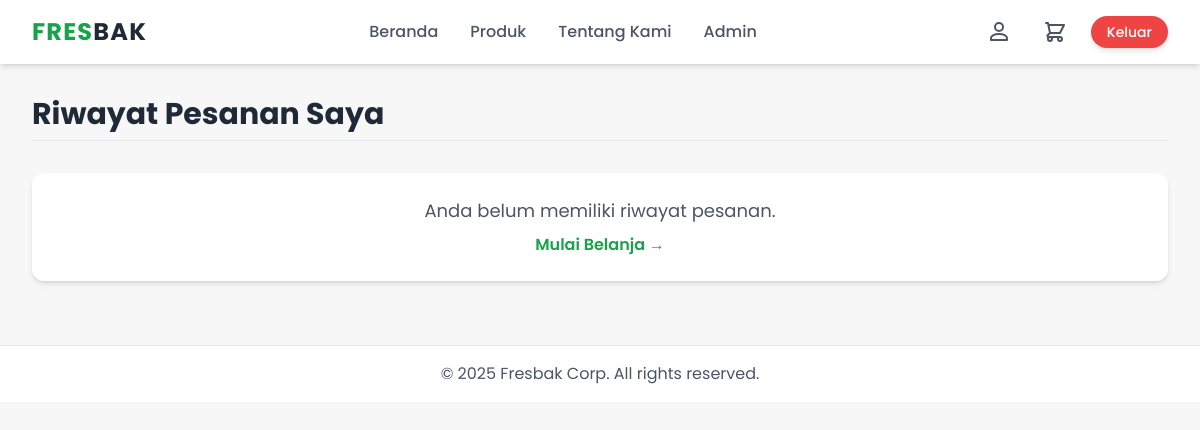
Before: /my_orders.php (signed in) with the older database file.
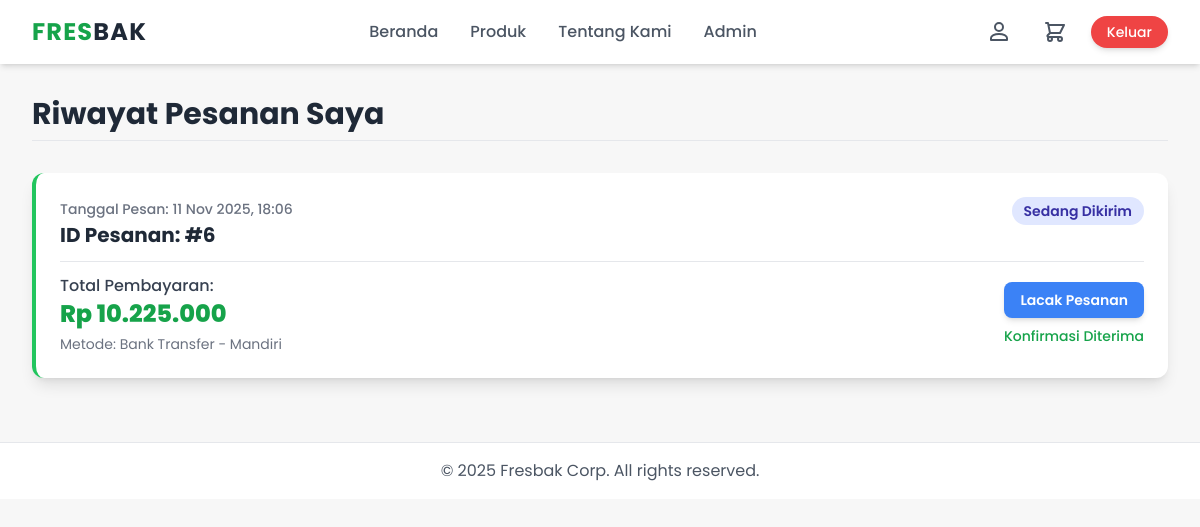
After: the same page with the newer database file.
### tables this page shows
CREATE TABLE `orders` (
  `id` int NOT NULL,
  `user_id` int NOT NULL,
  `customer_name` varchar(100) NOT NULL,
  `customer_address` text NOT NULL,
  `customer_contact` varchar(20) NOT NULL,
  `total_price` decimal(10,2) NOT NULL,
  `payment_method` varchar(50) NOT NULL,
  `payment_proof` varchar(255) DEFAULT NULL,
  `status` enum('pending','diproses','dikirim','selesai','dibatalkan') NOT NULL DEFAULT 'pending',
  `order_date` timestamp NULL DEFAULT CURRENT_TIMESTAMP
);

### my_orders.php (the view, shortened to what this page needs)
<?php
include 'config.php';
$user_id = $_SESSION['user_id'];
try {
    $stmt = $db->prepare("SELECT * FROM orders WHERE user_id = ? ORDER BY order_date DESC");
    $stmt->execute([$user_id]);
    $orders = $stmt->fetchAll(PDO::FETCH_ASSOC);
} catch (PDOException $e) {
    die("Database Error: " . $e->getMessage());
}
include 'header.php';
?>
<h1 class="text-3xl font-bold text-gray-800 mb-8 border-b pb-2">Riwayat Pesanan Saya</h1>
<div class="space-y-6">
    <?php if (empty($orders)): ?>
        <div class="bg-white p-6 rounded-xl shadow-md text-center">
            <p class="text-lg text-gray-600">Anda belum memiliki riwayat pesanan.</p>
            <a href="products.php" class="text-green-600 font-semibold hover:underline mt-2 inline-block">Mulai Belanja &rarr;</a>
        </div>
    <?php else: ?>
        <?php foreach ($orders as $order):
            $status_class = [
                'pending' => 'bg-yellow-100 text-yellow-800',
                'diproses' => 'bg-blue-100 text-blue-800',
                'dikirim' => 'bg-indigo-100 text-indigo-800',
                'selesai' => 'bg-green-100 text-green-800',
                'dibatalkan' => 'bg-red-100 text-red-800',
            ];
            $status_label = [
                'pending' => 'Menunggu Pembayaran',
                'diproses' => 'Menunggu Verifikasi Admin',
                'dikirim' => 'Sedang Dikirim',
                'selesai' => 'Selesai',
                'dibatalkan' => 'Dibatalkan',
            ];
            $current_status = strtolower($order['status']);
        ?>
            <div class="bg-white p-6 rounded-xl shadow-lg border-l-4 border-green-500">
                <div class="flex justify-between items-start mb-3 border-b pb-3">
                    <div>
                        <span class="text-sm font-medium text-gray-500">Tanggal Pesan: <?= date('d M Y, H:i', strtotime($order['order_date'])) ?></span>
                        <h2 class="text-xl font-bold text-gray-800">ID Pesanan: #<?= $order['id'] ?></h2>
                    </div>
                    <span class="px-3 py-1 text-sm font-semibold rounded-full <?= $status_class[$current_status] ?? 'bg-gray-100 text-gray-800' ?>">
                        <?= $status_label[$current_status] ?? ucfirst($order['status']) ?>
                    </span>
                </div>
                <div class="flex justify-between items-center">
                    <div>
                        <p class="text-md font-medium text-gray-700">Total Pembayaran:</p>
                        <p class="text-2xl font-extrabold text-green-600">Rp <?= number_format($order['total_price'], 0, ',', '.') ?></p>
                        <p class="text-sm text-gray-500 mt-1">Metode: <?= htmlspecialchars($order['payment_method']) ?></p>
                    </div>
                    <div class="text-right space-y-2">
                        <?php if ($current_status == 'pending'): ?>
                            <a href="upload_proof.php?order_id=<?= $order['id'] ?>" class="bg-green-500 hover:bg-green-600 text-white font-semibold py-2 px-4 rounded-lg text-sm transition duration-300 shadow-md">
                                Upload Bukti Bayar
                            </a>
                        <?php elseif ($current_status == 'dikirim'): ?>
                            <button type="button" class="bg-blue-500 hover:bg-blue-600 text-white font-semibold py-2 px-4 rounded-lg text-sm transition duration-300 shadow-md">
                                Lacak Pesanan
                            </button>
                            <a href="process_order.php?action=confirm_received&order_id=<?= $order['id'] ?>" class="text-green-600 hover:text-green-700 text-sm font-medium block">
                                Konfirmasi Diterima
                            </a>
                        <?php endif; ?>
                    </div>
                </div>
            </div>
        <?php endforeach; ?>
    <?php endif; ?>
</div>
<?php include 'footer.php'; ?>

Changed rows visible on the page:
added orders: order_date "11 Nov 2025, 18:06", id "6", status "Sedang Dikirim", total_price "10.225.000", payment_method "Bank Transfer - Mandiri"
Other visible differences:
text no longer shown: "Anda belum memiliki riwayat pesanan. Mulai Belanja →"
